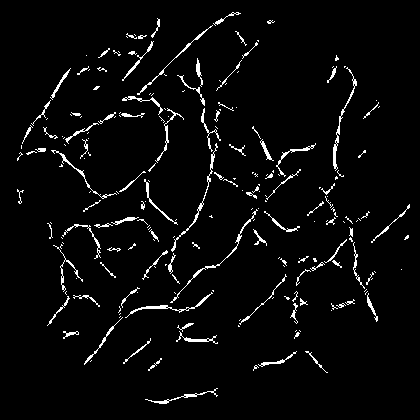
#> input picture skel_db/100.bmp, 420 x 420 px, found by its file name; its folder holds 4 pictures in this run
$ jupyter execute --allow-errors graphs.ipynb
#> lines starting #> are read from the running program, lines starting #| are printed output that depends on the picture; after the words box and inside, x2 and y2 are one past the last pixel; in counts of white or black regions, pixels touching at a corner belong together
ЛОЖНЫЕ И ПРАВИЛЬНЫЕ СРАБАТЫВАНИЯ

[cell 1]
from matplotlib import pyplot as plt
import pandas as pd
import numpy as np
import cv2
import os

Подгрузка картинок

[cell 2]
imgs_path = "C:\\Users\\imotw\\PycharmProjects\\diplom_matvey\\skel_db\\"
imgs = os.listdir(imgs_path)
imgs_list = []
for img in imgs:
    scr = cv2.imread((imgs_path + img), 0)
#> scr: shape (420, 420); 3.7% white in thin lines or dots, all inside (x1, y1, x2, y2) = (17, 12, 410, 404)
    imgs_list.append(scr)

lsorted = sorted(imgs,key=lambda x: int(os.path.splitext(x)[0]))

print(lsorted)
#| ['100.bmp', '101.bmp', '104.bmp', '110.bmp']

Сравнение фоток

ORB descriptor

[cell 3]
import itertools

orb = cv2.ORB_create()
matches = {}

for i in lsorted[:50]:

    img1 = cv2.imread(imgs_path + i, 0)
    keypoints1, descriptors1 = orb.detectAndCompute(img1, None)
#> keypoints1 = 500 keypoints; strongest (x, y, size): (171, 114, 31), (326, 190, 31), (67, 335, 31), (63, 334, 31)
    _ = []

    for j in lsorted[:50]:
        good_matches = []
        img2 = cv2.imread(imgs_path + j, 0)
        keypoints2, descriptors2 = orb.detectAndCompute(img2, None)
#> keypoints2 has the same summary as keypoints1
        bf = cv2.BFMatcher_create(cv2.NORM_HAMMING,crossCheck=True)
        match = bf.match(descriptors1, descriptors2)
#> match = 500 matches
        good_matches.append(len(match))
        _.append(good_matches[0])
    matches.update({i: _})
matches

[cell 4]
print(matches)

[cell 5]
pororg_1 = 100
#> pororg_1 = 100
plot_arr = []
for i in matches.get(lsorted[0]):
    if i >= pororg_1:
        plot_arr.append(i)
plot_arr.sort(reverse=True)
#> (the rest of this cell did not finish here and is left out)

[cell 6]
orb = cv2.ORB_create()
matches = []
#> (the rest of this cell did not finish here and is left out)

[cell 7]
orb = cv2.ORB_create()
#> (the rest of this cell did not finish here and is left out)

[cell 8]
import itertools

orb = cv2.ORB_create()
#keypoints1, descriptors1 = orb.detectAndCompute(imgs_list[0], None)
descriptors = []
matches = []


keypoints_f, descriptors_f = orb.detectAndCompute(imgs_list[0], None)
keypoints_f1, descriptors_f1 = orb.detectAndCompute(imgs_list[0], None)
bf = cv2.BFMatcher_create(cv2.NORM_HAMMING,crossCheck=True)
match = bf.match(descriptors_f, descriptors_f1)
max_value = len(match)

FARs = []
good_matches = []
lens = range(50)

count = 0
for img1, img2 in itertools.combinations(imgs_list[4:54], 2):
    keypoints1, descriptors1 = orb.detectAndCompute(img1, None)
    keypoints2, descriptors2 = orb.detectAndCompute(img2, None)
    bf = cv2.BFMatcher_create(cv2.NORM_HAMMING,crossCheck=True)

    match = bf.match(descriptors1, descriptors2)

    matches.append(len(match))

matches

[cell 9]
max_value

[cell 10]
orb_FAR = [(i/max_value)*100 for i in matches]
y_mean = [np.mean(orb_FAR)]*len(orb_FAR)


fig = plt.figure()
# Plot the data
plt.plot(orb_FAR, 'o')
#> (the rest of this cell did not finish here and is left out)

[cell 11]
y_mean

[cell 12]
from scipy.interpolate import make_interp_spline
import matplotlib.pyplot as plt
lens = range(140)
# Dataset
orb_x = np.array(lens)
orb_y = np.array(orb_FAR)

#> (the rest of this cell did not finish here and is left out)

SIFT DESCRIPTOR


[cell 13]
sift = cv2.xfeatures2d.SIFT_create()
keypoints1, descriptors1 = sift.detectAndCompute(imgs_list[0], None)
#> (the rest of this cell did not finish here and is left out)

#> (a cell that did not finish here is left out)

#> (a cell that did not finish here is left out)

[cell 16]
from scipy.interpolate import make_interp_spline

# Dataset
lens = range(140)
#sift_FAR = [(int(i)/sift_max_value)*100 for i in good_matches]
sift_x = np.array(lens)
#> (the rest of this cell did not finish here and is left out)

[cell 17]
match = bf.match(descriptors1, descriptors)
#> (the rest of this cell did not finish here and is left out)

#> (a cell that did not finish here is left out)

[cell 19]
sift = cv2.xfeatures2d.SIFT_create()
keypoints1, descriptors1 = sift.detectAndCompute(imgs_list[0], None)
#> (the rest of this cell did not finish here and is left out)

[cell 20]
good_matches = []

for m1, m2 in matches:
  if m1.distance < 0.6*m2.distance:
    good_matches.append([m1])

len(good_matches)

[cell 21]
len(good_matches)
SIFT_matches =cv2.drawMatchesKnn(imgs_list[0], keypoints1, imgs_list[3], keypoints2, good_matches, None, flags=2)
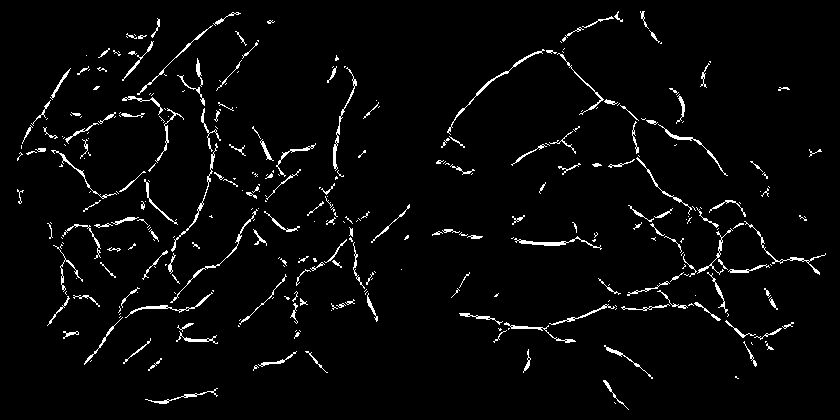
#> SIFT_matches: shape (420, 840, 3); 3.3% white in thin lines or dots
#cv2.imwrite('C:\\Users\\imotw\\PycharmProjects\\diplom_matvey\\templates\\ident_second_template.png', SIFT_matches)

plt.imshow(SIFT_matches)

FLAN descriptor

[cell 22]
sift = cv2.xfeatures2d.SIFT_create()
keypoints_, descriptors_ = sift.detectAndCompute(imgs_list[0], None)

FLAN_INDEX_KDTREE = 0
index_params = dict (algorithm = FLAN_INDEX_KDTREE, trees=5)
search_params = dict (checks=50)
good_matches = []
flann = cv2.FlannBasedMatcher(index_params, search_params)

flann_match = flann.knnMatch(descriptors_, descriptors_, k=2)
for m1, m2 in flann_match:
    good_matches.append(m1)
flann_max_value = len(good_matches)

descriptors = []
matches = []
fFARs = []

lens = range(1, 150, 10)
good_matches.clear()
for img1, img2 in itertools.combinations(imgs_list[4:54], 2):

    keypoints, descriptor1 = sift.detectAndCompute(img1, None)
    keypoints2, descriptor2 = sift.detectAndCompute(img2, None)
    bf = cv2.BFMatcher()
    match = flann.knnMatch(descriptor1, descriptor2, k=2)
    for m1, m2 in match:
        if m1.distance <= 0.6*m2.distance:
            good_matches.append(m1)

    fFARs.append(len(good_matches))
    good_matches.clear()
